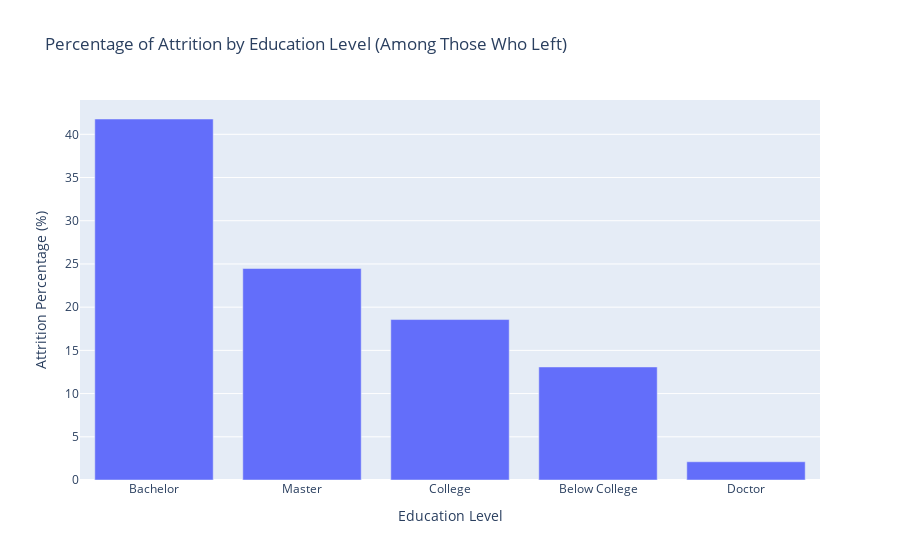

The code cell stored with this chart in its notebook:
### Code cell
# Create the Plotly barplot for attrition_by_education
fig = px.bar(attrition_by_education,
             x='Education_label',
             y='AttritionPercentage',
             title='Percentage of Attrition by Education Level (Among Those Who Left)',
             labels={'AttritionPercentage': 'Attrition Percentage (%)',
                     'Education_label': 'Education Level'})

# Show the plot
fig.show()

### Figure 1 — Plotly figure (JSON) as saved in the notebook; plotly's stock layout.template omitted (floating-point values rounded to 4 significant figures)
{"data": [{"hovertemplate": "Education Level=%{x}<br>Attrition Percentage (%)=%{y}<extra></extra>", "legendgroup": "", "marker": {"color": "#636efa", "pattern": {"shape": ""}}, "name": "", "orientation": "v", "showlegend": false, "textposition": "auto", "type": "bar", "x": ["Bachelor", "Master", "College", "Below College", "Doctor"], "xaxis": "x", "y": [41.77, 24.47, 18.57, 13.08, 2.11], "yaxis": "y"}], "layout": {"barmode": "relative", "legend": {"tracegroupgap": 0}, "title": {"text": "Percentage of Attrition by Education Level (Among Those Who Left)"}, "xaxis": {"anchor": "y", "domain": [0, 1], "title": {"text": "Education Level"}}, "yaxis": {"anchor": "x", "domain": [0, 1], "title": {"text": "Attrition Percentage (%)"}}}}
